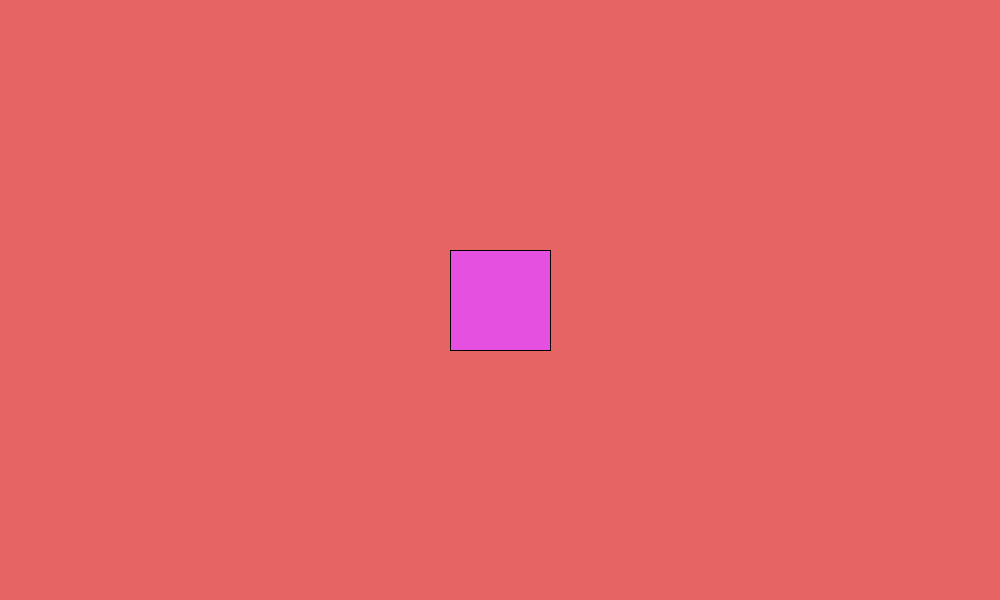
Frame 1 (no input)
Frame 60 (the mouse pressed at the canvas centre just before this capture): identical to frame 1, image omitted
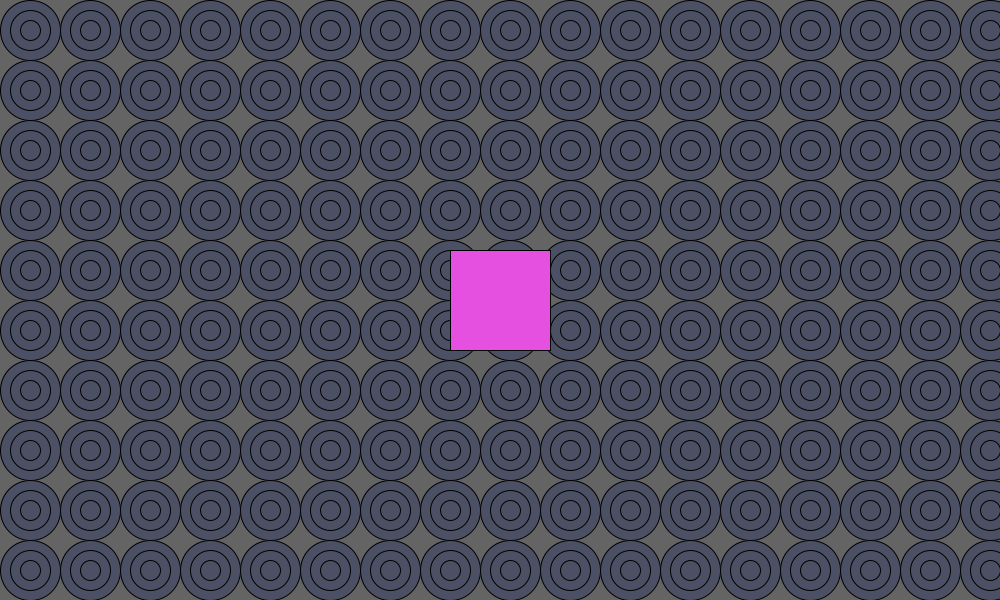
Frame 120 (the mouse held since frame 60 and released just before this capture)

The Processing sketch that drew these frames (run headless with seeded random() and noise(); from frame 60 on, the mouse is pressed at the canvas centre):

// Processing sketch: demo7_nested_loops
// ── demo7_nested_loops.pde
/*
///////////////////////////////////////////
 MORE LOOPS!
 NESTED LOOPS!
 NESTED IFs!
 
Interaction:
Hover mouse over rectangle to display pattern.
Press and hold mouse to change background color.
 
 ->Does the concept of nested loops give you a headache? <-
 Check out this video by Dan Shiffman: https://youtu.be/H7frvcAHXps 
 
///////////////////////////////////////////
*/


float r= 230; // r value for background rgb
float colorFade=3; // for incrementing the r value

void setup() {
  size (1000, 600);
  rectMode (CENTER);
}

void draw() {
  background (r, 100, 100);

  // is mouse within boundaries of rectangle?
  if (mouseX > width/2 -50 && mouseX < width/2 + 50 && mouseY >height/2 -50 && mouseY <height/2 + 50) {
    if (mousePressed) {  // is mouse pressed?
      r+= colorFade;  // shorthand for r= r + colorFade
      if (r + colorFade > 255 || r + colorFade <0) {  // if added value > 255 or < 0
        colorFade= - colorFade;  // flip increment, multiplies value by -1
      }
    } 
    for (int y=30; y< height; y+=60) { // first for loop!
      for (int x = 30; x< width+29; x+=60) { // second for loop!
        for (int d = 60; d>0; d-=20) { // third for loop!
          fill (75, 80, 100);
          ellipse (x, y, d, d);
        }
      }
    }
  }

  fill (230, 80, 225); 
  rect (width/2, height/2, 100, 100);
}
